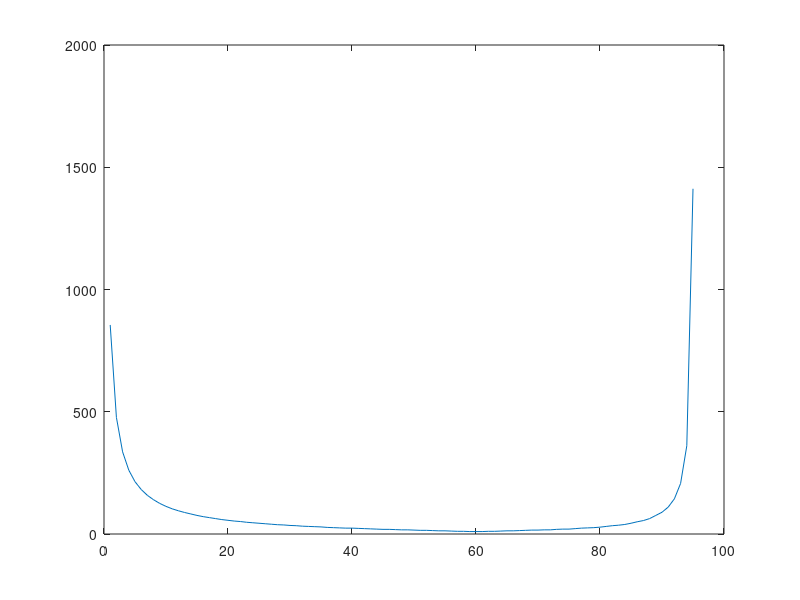

Here is the MATLAB script that generated this plot:
clear;clc;close all
a=[31 -13 0 0 0 -10 0 0 0;-13 35 -9 0 -11 0 0 0 0;0 -9 31 -10 0 0 0 0 0;0 0 -10 79 -30 0 0 0 -9;0 0 0 -30 57 -7 0 -5 0;0 0 0 0 -7 47 -30 0 0;0 0 0 0 0 -30 41 0 0;0 0 0 0 -5 0 0 27 -2;0 0 0 -9 0 0 0 -2 29];
b=[-15;27;-23;0;-20;12;-7;7;10];
n=length(b)
e=0.000005;
cont=zeros(99,1);
for s=1:99
    k=0;
    w=s/50;
    x=zeros(n,1);
    while(1)
        x_temp=x;
        for i=1:n
            sum=0;
            for j=1:n
                if j==i
                    continue;
                end
                sum=sum+a(i,j)*x(j,1);
            end
            x(i,1)=(1-w)*x(i,1)+w*(b(i,1)-sum)/a(i,i);
        end
        k=k+1;
        if k>=10000
            cont(s,1)=inf;
            break;
        end
        m=x-x_temp;
        max=abs(m(1,1));
        for r=2:n
            if abs(m(r,1))>abs(max)
                max=m(r,1);
            end
        end
        if abs(max)<=e
            cont(s,1)=k;
            break;
        end
    end
end
w=1:99;
plot(w,cont);
